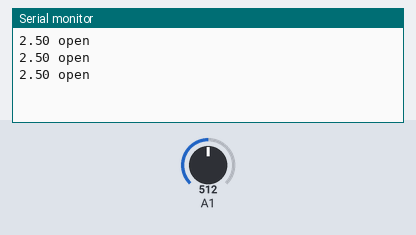
A sketch run on a simulated Arduino Uno, built with avr-gcc and run on an emulated ATmega328P. Parts: the last lines printed to the serial monitor. The inputs (shaded band) are chosen by the test bench; at power-on: A1 = 512.

Above: at 1.3 s.
1.4 s: A1 set to 422
At 1.9 s:
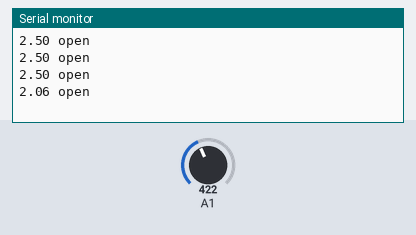
2.9 s: A1 set to 401
At 3.4 s:
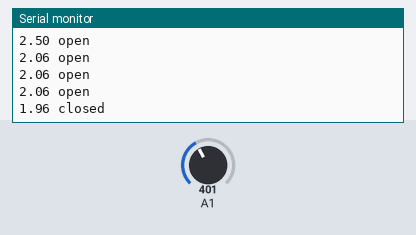

The sketch:

hutchsensor.ino
```cpp
// for windows apparently drivers are necessary: http://www.wch.cn/download/CH341SER_EXE.html
void setup() {
   Serial.begin(9600);

}

void loop() {
  // put your main code here, to run repeatedly:
   int sensorValue = analogRead(A1);
   // Convert the analog reading (which goes from 0 - 1023) to a voltage (0 - 5V):
   double voltage = sensorValue * (5.0 / 1023.0);
   // print out the value you read:
   if (voltage>2.0){
    Serial.print(voltage);
    Serial.println(" open");
    }
   else {
    Serial.print(voltage);
    Serial.println(" closed");
   }
   delay(500);
}
```

Measured:
- the behaviour switches between 410 and 409 on A1 (found by bisection; images 1 and 2)
- after the input at 1.4 s, the serial monitor: prints a new line after 0.10 s (image 1)
- after the input at 2.9 s, the serial monitor: prints a new line after 0.10 s (image 2)
